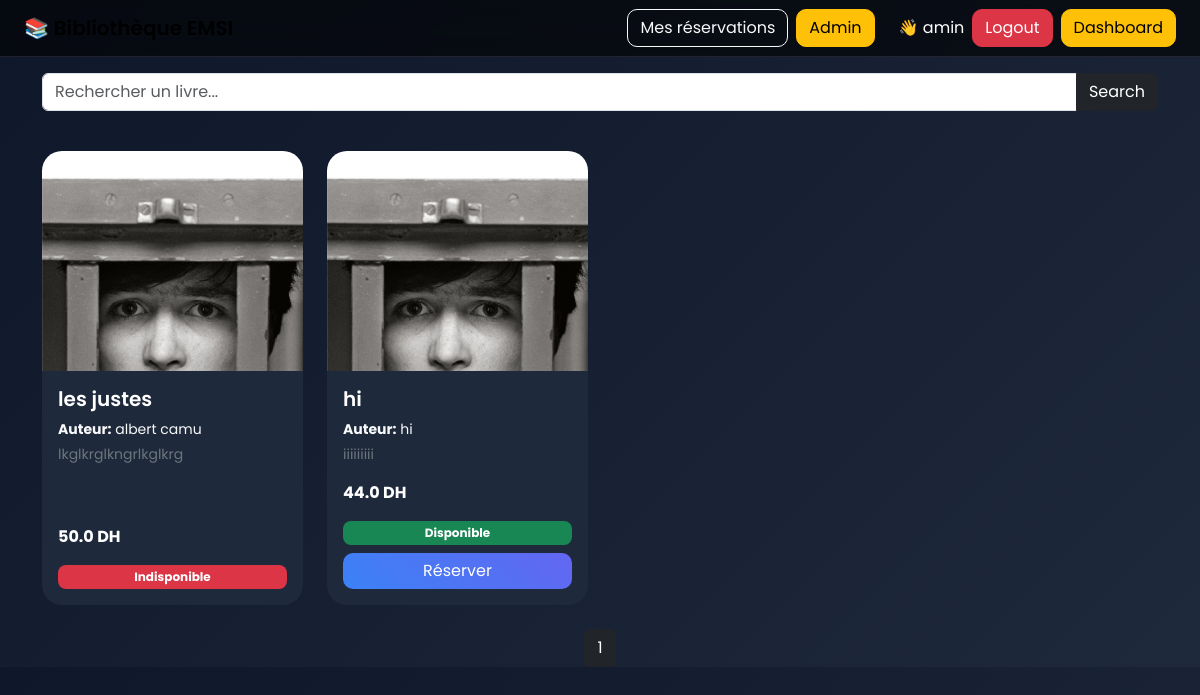
The app's page / (signed in) with its own data.
### gestion/models.py (models this page shows, shortened)
class Livre(models.Model):
    titre = models.CharField(max_length=200)
    auteur = models.CharField(max_length=100)
    categorie = models.CharField(max_length=100)
    prix = models.FloatField()
    resume = models.TextField()
    image = models.ImageField(upload_to='livres/', null=True, blank=True)
    disponible = models.BooleanField(default=True)

### gestion/views.py (the view)
# urls.py: path('', views.shop, name='shop'),
def shop(request):
    query = request.GET.get('q')
    livres_list = Livre.objects.all()
    if query:
        livres_list = livres_list.filter(titre__icontains=query)
    paginator = Paginator(livres_list, 6)
    page = request.GET.get('page')
    livres = paginator.get_page(page)
    return render(request, 'shop.html', {'livres': livres})

### gestion/templates/shop.html (shortened to what this page needs)
<!DOCTYPE html>
<html>
  <head>
    <link
      href="https://cdn.jsdelivr.net/npm/bootstrap@5.3.0/dist/css/bootstrap.min.css"
      rel="stylesheet"
    />
  </head>
  <body>
    <nav class="navbar navbar-expand-lg px-4">
      <span class="navbar-brand">📚 Bibliothèque EMSI</span>
      <div class="ms-auto d-flex align-items-center gap-2">
        <a href="{% url 'mes_reservations' %}" class="btn btn-outline-light">
          Mes réservations
        </a>
        <a href="/admin" class="btn btn-warning">Admin</a>
        {% if user.is_authenticated %}
        <span class="text-white ms-3">👋 {{ user.username }}</span>
        <a href="/accounts/logout/" class="btn btn-danger">Logout</a>
        {% else %}
        <a href="/accounts/login/" class="btn btn-success">Login</a>
        {% endif %}
        {% if user.is_staff %}
        <a href="{% url 'dashboard' %}" class="btn btn-warning">
          Dashboard
        </a>
        {% endif %}
      </div>
    </nav>
    <div class="container mt-3">
    <form method="GET">
        <div class="input-group">
            <input type="text" name="q" class="form-control" placeholder="Rechercher un livre...">
            <button class="btn btn-dark">Search</button>
        </div>
    </form>
</div>
    <div class="container">
      <div class="row g-4">
        {% for livre in livres %}
        <div class="col-md-4 col-lg-3">
          <div class="card h-100">
            {% if livre.image %}
            <img src="{{ livre.image.url }}" height="220" />
            {% else %}
            <img src="https://via.placeholder.com/300x250" height="220" />
            {% endif %}
            <div class="card-body d-flex flex-column">
              <h5 class="card-title">{{ livre.titre }}</h5>
              <p class="text-light small mb-1">
                <strong>Auteur:</strong> {{ livre.auteur }}
              </p>
              <p class="text-secondary small">
                {{ livre.resume|truncatewords:12 }}
              </p>
              <p class="mt-auto fw-bold">{{ livre.prix }} DH</p>
              {% if livre.disponible %}
              <span class="badge bg-success mb-2">Disponible</span>
              <a
                href="{% url 'reserver_livre' livre.id %}"
                class="btn btn-primary w-100"
              >
                Réserver
              </a>
              {% else %}
              <span class="badge bg-danger">Indisponible</span>
              {% endif %}
            </div>
          </div>
        </div>
        {% endfor %}
      </div>
    </div>
    <div class="d-flex justify-content-center mt-4">
    <span class="btn btn-dark">{{ livres.number }}</span>
</div>
  </body>
</html>

### gestion/templates/shop.html (style rules this page uses)
body { font-family: "Poppins", sans-serif; background: linear-gradient(135deg, #0f172a, #1e293b); color: white; }
.navbar { backdrop-filter: blur(10px); background: rgba(0, 0, 0, 0.6) !important; border-bottom: 1px solid rgba(255, 255, 255, 0.1); }
.navbar-brand { font-weight: 600; font-size: 20px; }
.card { border: none; border-radius: 20px; overflow: hidden; background: #1e293b; color: white; transition: 0.3s; }
.card img { object-fit: cover; }
.btn-primary { background: linear-gradient(45deg, #3b82f6, #6366f1); border: none; border-radius: 10px; }
.btn-outline-light { border-radius: 10px; }
.btn-warning { border-radius: 10px; }
.btn-danger { border-radius: 10px; }
.badge { font-size: 12px; padding: 6px 10px; border-radius: 8px; }
.card-title { font-weight: 600; }
.container { margin-top: 40px; }

### records on screen
Livre: image (picture), titre "les justes", auteur "albert camu", resume "lkglkrglkngrlkglkrg", prix "50.0", disponible "Indisponible"
Livre: image (picture), titre "hi", auteur "hi", resume "iiiiiiiii", prix "44.0", disponible "Disponible"

### other values on screen
{{ user.username }} "amin"
{{ livres.number }} "1"
